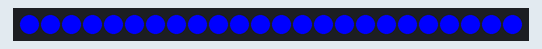
This sketch was run on a simulated Arduino Uno, built with avr-gcc and run on an emulated ATmega328P. Shown: 24 RGB LEDs in strip order, left to right. Dim RGB values are drawn brighter than linear.

Above: at 13.75 s.
At 14.39 s:
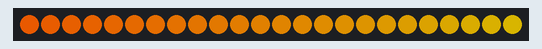
At 15.32 s:
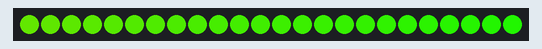
At 16.87 s:
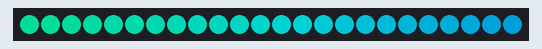
At 18.72 s:
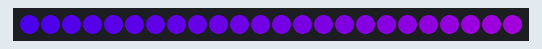
At 20.2 s:
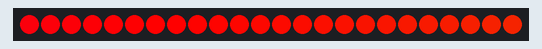

The sketch:

Helmet_5.ino
```cpp
#include "LPD8806.h"
#include "SPI.h"

// Example to control PD8806-based RGB LED Modules in a strip

/*****************************************************************************/

// Number of RGB LEDs in strand:
int nLEDs = 24;

// Chose 2 pins for output; can be any valid output pins:
int dataPin = 7;
int clockPin = 3;

// First parameter is the number of LEDs in the strand. The LED strips
// are 32 LEDs per meter but you can extend or cut the strip. Next two
// parameters are SPI data and clock pins:

LPD8806 strip = LPD8806(24, dataPin, clockPin);

// You can optionally use hardware SPI for faster writes, just leave out
// the data and clock pin parameters. But this does limit use to very
// specific pins on the Arduino. For "classic" Arduinos (Uno, Duemilanove,
// etc.), data = pin 11, clock = pin 13. For Arduino Mega, data = pin 51,
// clock = pin 52. For 32u4 Breakout Board+ and Teensy, data = pin B2,
// clock = pin B1. For Leonardo, this can ONLY be done on the ICSP pins.
//LPD8806 strip = LPD8806(nLEDs);

void setup() {
// Start up the LED strip
strip.begin();

// Update the strip, to start they are all 'off'
strip.show();
}


void loop() {

// Send a simple pixel chase in...
colorChase(strip.Color(127, 127, 127), 50); // White
colorChase(strip.Color(127, 0, 0), 50); // Red
colorChase(strip.Color(127, 127, 0), 50); // Yellow
colorChase(strip.Color( 0, 127, 0), 50); // Green
colorChase(strip.Color( 0, 127, 127), 50); // Cyan
colorChase(strip.Color( 0, 0, 127), 50); // Blue
colorChase(strip.Color(127, 0, 127), 50); // Violet

// Fill the entire strip with...
colorWipe(strip.Color(127, 0, 0), 50); // Red
colorWipe(strip.Color( 0, 127, 0), 50); // Green
colorWipe(strip.Color( 0, 0, 127), 50); // Blue

rainbow(10);
rainbowCycle(0); // make it go through the cycle fairly fast
}

void rainbow(uint8_t wait) {
int i, j;

for (j = 0; j < 384; j++) { // 3 cycles of all 384 colors in the wheel
for (i = 0; i < strip.numPixels(); i++) {
strip.setPixelColor(i, Wheel( (i + j) % 384));
}
strip.show(); // write all the pixels out
delay(wait);
}
}

// Slightly different, this one makes the rainbow wheel equally distributed
// along the chain
void rainbowCycle(uint8_t wait) {
uint16_t i, j;

for (j = 0; j < 384 * 5; j++) { // 5 cycles of all 384 colors in the wheel
for (i = 0; i < strip.numPixels(); i++) {
// tricky math! we use each pixel as a fraction of the full 384-color wheel
// (thats the i / strip.numPixels() part)
// Then add in j which makes the colors go around per pixel
// the % 384 is to make the wheel cycle around
strip.setPixelColor(i, Wheel( ((i * 384 / strip.numPixels()) + j) % 384) );
}
strip.show(); // write all the pixels out
delay(wait);
}
}

// Fill the dots progressively along the strip.
void colorWipe(uint32_t c, uint8_t wait) {
int i;

for (i = 0; i < strip.numPixels(); i++) {
strip.setPixelColor(i, c);
strip.show();
delay(wait);
}
}

// Chase one dot down the full strip.
void colorChase(uint32_t c, uint8_t wait) {
int i;

// Start by turning all pixels off:
for (i = 0; i < strip.numPixels(); i++) strip.setPixelColor(i, 0);

// Then display one pixel at a time:
for (i = 0; i < strip.numPixels(); i++) {
strip.setPixelColor(i, c); // Set new pixel 'on'
strip.show(); // Refresh LED states
strip.setPixelColor(i, 0); // Erase pixel, but don't refresh!
delay(wait);
}

strip.show(); // Refresh to turn off last pixel
}

/* Helper functions */

//Input a value 0 to 384 to get a color value.
//The colours are a transition r - g -b - back to r

uint32_t Wheel(uint16_t WheelPos)
{
byte r, g, b;
switch (WheelPos / 128)
{
case 0:
r = 127 - WheelPos % 128; //Red down
g = WheelPos % 128; // Green up
b = 0; //blue off
break;
case 1:
g = 127 - WheelPos % 128; //green down
b = WheelPos % 128; //blue up
r = 0; //red off
break;
case 2:
b = 127 - WheelPos % 128; //blue down
r = WheelPos % 128; //red up
g = 0; //green off
break;
}
return (strip.Color(r, g, b));
}
```

Measured:
- what the display in image 5 shows lasts 14.5 s, from 20.1 s to 34.6 s
